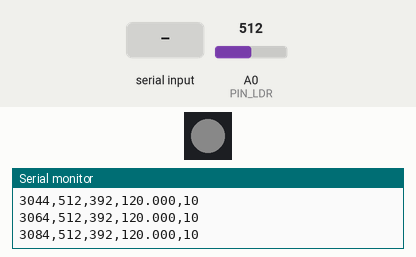
Bench run of a sketch on a simulated Arduino Uno, built with avr-gcc and run on an emulated ATmega328P. On the bench: 1 RGB LEDs in strip order, left to right, the last lines printed to the serial monitor. The test bench sets the inputs (shaded band); at power-on: A0 (PIN_LDR) = 512. Dim RGB values are drawn brighter than linear.

Above: at 3.1 s.
3.2 s: "CAL\n" received over Serial
At 3.6 s:
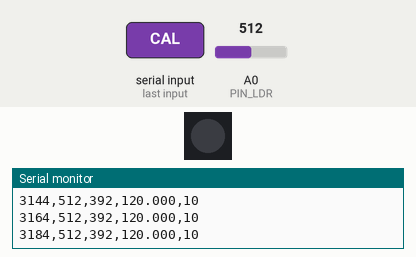
6.2 s: A0 (PIN_LDR) set to 716
At 7.75 s:
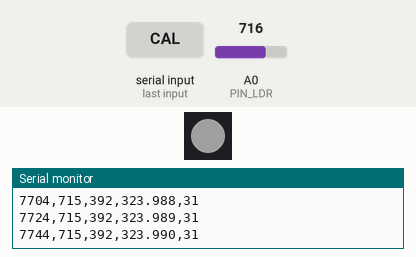
9.2 s: A0 (PIN_LDR) set to 900
12.2 s: A0 (PIN_LDR) set to 511
Timing chart, 0 to 17.7 s (numbered marks = the images above; inputs shaded):
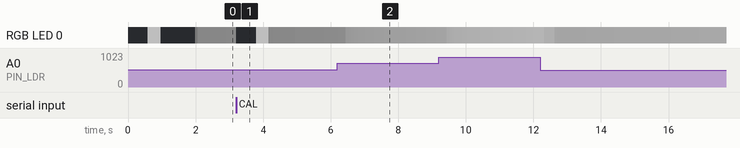

The sketch:

light-control.ino
```cpp
#include <Adafruit_NeoPixel.h>

// Hardware
const int PIN_LED_DIN = 5;
const int PIN_LDR = A0;
const int LED_COUNT = 1;
Adafruit_NeoPixel strip(LED_COUNT, PIN_LED_DIN, NEO_GRB + NEO_KHZ800);

// Control loop
const unsigned long SAMPLE_MS = 20; // 50 Hz
const float DT = SAMPLE_MS / 1000.0f;

// PID gains
float Kp = 0.07f;
float Ki = 0.01f;
float Kd = 0.004f;

// Signal conditioning / output shaping
const float SENSOR_ALPHA = 0.12f;
const float DERIV_ALPHA = 0.25f;
const float ERROR_DEADBAND = 2.0f;
const float MAX_STEP = 2.0f;

// Setpoint setup
int setpoint = 550;
int plantSign = 1; // +1 if LED increase raises LDR reading, -1 otherwise

// State
float pvFilt = 0.0f;
float prevPv = 0.0f;
float dMeasFilt = 0.0f;
float iTerm = 0.0f;
float outPrev = 0.0f;
unsigned long lastControlMs = 0;

String serialLine;

int readLdrAveraged() {
  int acc = 0;
  for (int i = 0; i < 8; i++) acc += analogRead(PIN_LDR);
  return acc / 8;
}

void setWhiteBrightness(int brightness) {
  brightness = constrain(brightness, 0, 255);
  strip.setPixelColor(0, strip.Color(brightness, brightness, brightness));
  strip.show();
}

void calibrate() {
  // Measure ambient with LED off.
  setWhiteBrightness(0);
  delay(200);
  long offSum = 0;
  for (int i = 0; i < 80; i++) {
    offSum += readLdrAveraged();
    delay(4);
  }
  int ambient = (int)(offSum / 80);

  // Detect whether LED increases or decreases LDR reading.
  setWhiteBrightness(80);
  delay(180);
  long onSum = 0;
  for (int i = 0; i < 40; i++) {
    onSum += readLdrAveraged();
    delay(4);
  }
  int lit = (int)(onSum / 40);
  setWhiteBrightness(0);

  plantSign = (lit > ambient) ? 1 : -1;

  // Place setpoint in controllable direction from ambient.
  const int offset = 120;
  setpoint = constrain(ambient + plantSign * offset, 10, 1010);

  pvFilt = ambient;
  prevPv = ambient;
  iTerm = 0.0f;
  outPrev = 0.0f;
}

void printStatus() {
  Serial.print("Kp="); Serial.print(Kp, 4);
  Serial.print(" Ki="); Serial.print(Ki, 4);
  Serial.print(" Kd="); Serial.print(Kd, 4);
  Serial.print(" SP="); Serial.print(setpoint);
  Serial.print(" S="); Serial.println(plantSign);
}

void handleSerial() {
  while (Serial.available() > 0) {
    char c = (char)Serial.read();
    if (c == '\r') continue;
    if (c != '\n') {
      serialLine += c;
      continue;
    }

    serialLine.trim();
    if (serialLine.length() == 0) {
      serialLine = "";
      continue;
    }

    char cmd[4] = {0};
    float val = 0.0f;

    if (serialLine.equalsIgnoreCase("CAL")) {
      calibrate();
      Serial.println("Calibrated");
      printStatus();
    } else if (serialLine.equalsIgnoreCase("P")) {
      printStatus();
    } else if (sscanf(serialLine.c_str(), "%3s %f", cmd, &val) == 2) {
      if (strcmp(cmd, "Kp") == 0 || strcmp(cmd, "KP") == 0) Kp = max(0.0f, val);
      else if (strcmp(cmd, "Ki") == 0 || strcmp(cmd, "KI") == 0) Ki = max(0.0f, val);
      else if (strcmp(cmd, "Kd") == 0 || strcmp(cmd, "KD") == 0) Kd = max(0.0f, val);
      else if (strcmp(cmd, "SP") == 0) setpoint = (int)constrain(val, 0.0f, 1023.0f);
      printStatus();
    } else {
      Serial.println("Commands: CAL | P | Kp v | Ki v | Kd v | SP v");
    }

    serialLine = "";
  }
}

void setup() {
  pinMode(PIN_LDR, INPUT);
  strip.begin();
  strip.clear();
  strip.show();

  Serial.begin(115200);
  calibrate();

  delay(1000);
  Serial.println("time_ms,process_value,setpoint,error,brightness");

  lastControlMs = millis();
}

void loop() {
  handleSerial();

  unsigned long now = millis();
  if ((now - lastControlMs) < SAMPLE_MS) return;
  lastControlMs += SAMPLE_MS;

  int raw = readLdrAveraged();
  pvFilt += SENSOR_ALPHA * ((float)raw - pvFilt);

  float error = plantSign * ((float)setpoint - pvFilt);
  if (fabs(error) < ERROR_DEADBAND) error = 0.0f;

  float dMeas = (pvFilt - prevPv) / DT;
  prevPv = pvFilt;
  dMeasFilt += DERIV_ALPHA * (dMeas - dMeasFilt);

  float pTerm = Kp * error;
  float dTerm = -Kd * dMeasFilt;

  float uNoI = pTerm + iTerm + dTerm;
  bool atHighAndWorsening = (uNoI > 255.0f && error > 0.0f);
  bool atLowAndWorsening = (uNoI < 0.0f && error < 0.0f);
  if (!(atHighAndWorsening || atLowAndWorsening)) {
    iTerm += Ki * error * DT;
  }
  iTerm = constrain(iTerm, -120.0f, 120.0f);

  float u = pTerm + iTerm + dTerm;
  u = constrain(u, 0.0f, 255.0f);
  u = constrain(u, outPrev - MAX_STEP, outPrev + MAX_STEP);
  outPrev = u;

  int brightness = (int)(u + 0.5f);
  setWhiteBrightness(brightness);

  Serial.print(now);
  Serial.print(",");
  Serial.print((int)pvFilt);
  Serial.print(",");
  Serial.print(setpoint);
  Serial.print(",");
  Serial.print(error, 3);
  Serial.print(",");
  Serial.println(brightness);
}
```
